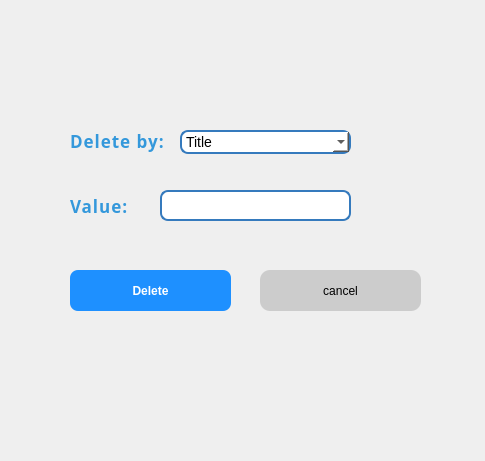
<?xml version="1.0" encoding="UTF-8"?>
<ui version="4.0">
 <class>DeleteBook</class>
 <widget class="QDialog" name="DeleteBook">
  <property name="geometry">
   <rect>
    <x>0</x>
    <y>0</y>
    <width>485</width>
    <height>461</height>
   </rect>
  </property>
  <property name="windowTitle">
   <string>Delete Book</string>
  </property>
  <widget class="QLabel" name="Title_2">
   <property name="geometry">
    <rect>
     <x>70</x>
     <y>190</y>
     <width>71</width>
     <height>31</height>
    </rect>
   </property>
   <property name="font">
    <font>
     <family>Segoe Script</family>
     <pointsize>-1</pointsize>
     <bold>true</bold>
    </font>
   </property>
   <property name="styleSheet">
    <string notr="true">QLabel {
font-size: 17px;
    font-weight: bold;
    color: #3498DB;
    letter-spacing: 1px;
}
</string>
   </property>
   <property name="text">
    <string>Value:</string>
   </property>
  </widget>
  <widget class="QPushButton" name="DeleteButton">
   <property name="geometry">
    <rect>
     <x>70</x>
     <y>270</y>
     <width>161</width>
     <height>41</height>
    </rect>
   </property>
   <property name="cursor">
    <cursorShape>PointingHandCursor</cursorShape>
   </property>
   <property name="styleSheet">
    <string notr="true">QPushButton {
    background-color: #1E90FF;
    border-radius: 8px;
    padding: 6px 15px;
    color: white;
    font-weight: bold;
}
</string>
   </property>
   <property name="text">
    <string>Delete</string>
   </property>
   <property name="iconSize">
    <size>
     <width>16</width>
     <height>16</height>
    </size>
   </property>
  </widget>
  <widget class="QLineEdit" name="Value">
   <property name="geometry">
    <rect>
     <x>160</x>
     <y>190</y>
     <width>191</width>
     <height>31</height>
    </rect>
   </property>
   <property name="styleSheet">
    <string notr="true">QLineEdit {
    border: 2px solid #357ABD;
    border-radius: 8px;
    padding: 6px;
    font-size: 14px;
    background: #ffffff;
}

QLineEdit:focus {
    border: 2px solid #1E90FF;
    background: #f2f9ff;
}
</string>
   </property>
  </widget>
  <widget class="QComboBox" name="DeleteBox">
   <property name="geometry">
    <rect>
     <x>180</x>
     <y>130</y>
     <width>171</width>
     <height>24</height>
    </rect>
   </property>
   <property name="styleSheet">
    <string notr="true">QComboBox {
    border: 2px solid #357ABD;
    border-radius: 8px;
    padding: 4px;
    font-size: 14px;
    background: #ffffff;
}

QComboBox:hover {
    border: 2px solid #1E90FF;
}
</string>
   </property>
   <item>
    <property name="text">
     <string>Title</string>
    </property>
   </item>
   <item>
    <property name="text">
     <string>ISBN</string>
    </property>
   </item>
  </widget>
  <widget class="QLabel" name="DeletLabel">
   <property name="geometry">
    <rect>
     <x>70</x>
     <y>120</y>
     <width>141</width>
     <height>41</height>
    </rect>
   </property>
   <property name="font">
    <font>
     <family>Segoe Script</family>
     <pointsize>-1</pointsize>
     <bold>true</bold>
    </font>
   </property>
   <property name="styleSheet">
    <string notr="true">QLabel {
font-size: 17px;
    font-weight: bold;
    color: #3498DB;
    letter-spacing: 1px;
}
</string>
   </property>
   <property name="text">
    <string>Delete by:</string>
   </property>
  </widget>
  <widget class="QPushButton" name="cancel">
   <property name="geometry">
    <rect>
     <x>260</x>
     <y>270</y>
     <width>161</width>
     <height>41</height>
    </rect>
   </property>
   <property name="cursor">
    <cursorShape>PointingHandCursor</cursorShape>
   </property>
   <property name="styleSheet">
    <string notr="true">QPushButton {
    background-color: #cccccc;
    border-radius: 10px;
    padding: 8px 15px;
    color: black;
}
</string>
   </property>
   <property name="text">
    <string>cancel</string>
   </property>
   <property name="iconSize">
    <size>
     <width>16</width>
     <height>16</height>
    </size>
   </property>
  </widget>
 </widget>
 <resources/>
 <connections/>
</ui>
